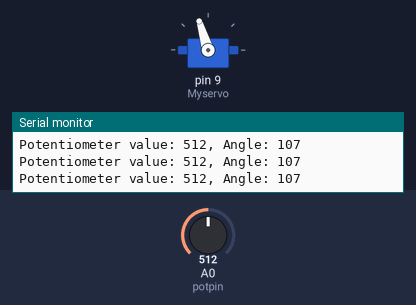
Bench run of a sketch on a simulated Arduino Uno, built with avr-gcc and run on an emulated ATmega328P. Shown: servo, the last lines printed to the serial monitor. The inputs (shaded band) are chosen by the test bench; at power-on: A0 (potpin) = 512.

Above: at 1.2 s.
1.3 s: A0 (potpin) set to 471
At 2.2 s:
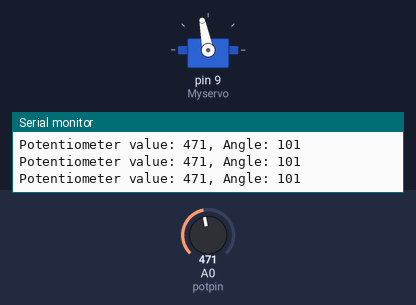
4.3 s: A0 (potpin) set to 445
At 5.5 s:
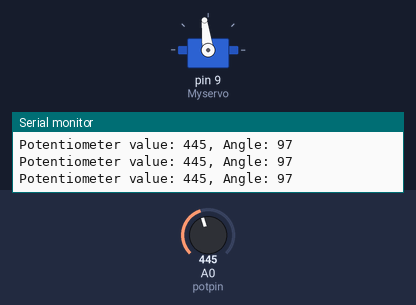
5.8 s: A0 (potpin) set to 716
At 7.0 s:
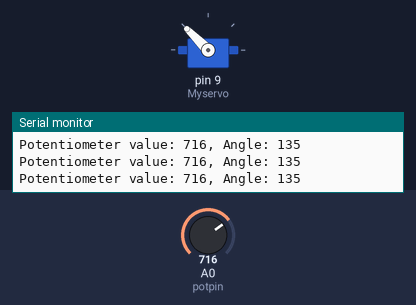
7.3 s: A0 (potpin) set to 984
At 8.2 s:
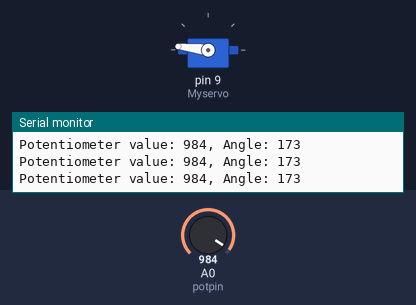
8.8 s: A0 (potpin) set to 1014
At 9.4 s:
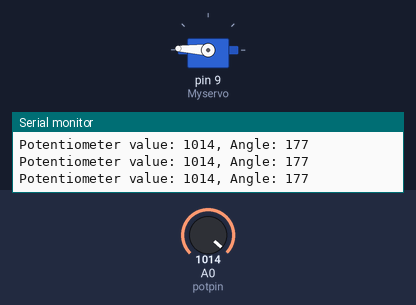
11.8 s: A0 (potpin) set to 306
At 12.9 s:
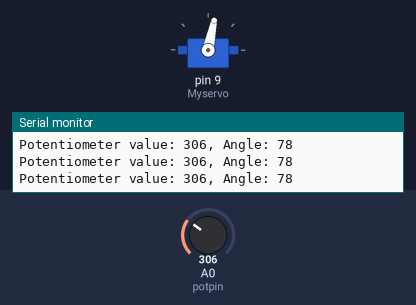
Timing chart, 0 to 14.3 s (numbered marks = the images above; inputs shaded):
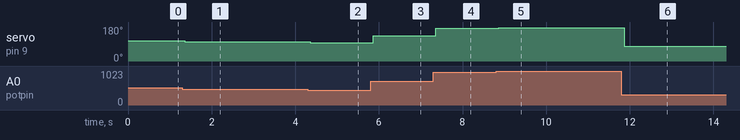

Measured:
- after the input at 1.3 s, servo on pin 9 (Myservo): 107° → 101° after 0.06 s
- after the input at 4.3 s, servo on pin 9 (Myservo): 101° → 97° after 0.06 s
- after the input at 5.8 s, servo on pin 9 (Myservo): 97° → 135° after 0.06 s
- after the input at 7.3 s, servo on pin 9 (Myservo): 135° → 173° after 0.06 s
- after the input at 8.8 s, servo on pin 9 (Myservo): 173° → 177° after 0.06 s
- after the input at 11.8 s, servo on pin 9 (Myservo): 177° → 78° after 0.06 s

The sketch:

6_mood_cue.ino
```cpp
// Mood Cue (Servo motor)

#include <Servo.h>
Servo Myservo;
int const potpin = A0;
int potval;
int angle;

void setup()
{
    // put your setup code here, to run once:
    Myservo.attach(9);
    Serial.begin(9600);
}

void loop()
{
    // put your main code here, to run repeatedly:
    potval = analogRead(potpin);
    Serial.print("Potentiometer value: " + String(potval));
    angle = map(potval, 0, 1023, 35, 179);
    Serial.println(", Angle: " + String(angle));
    Myservo.write(angle);
}
```
